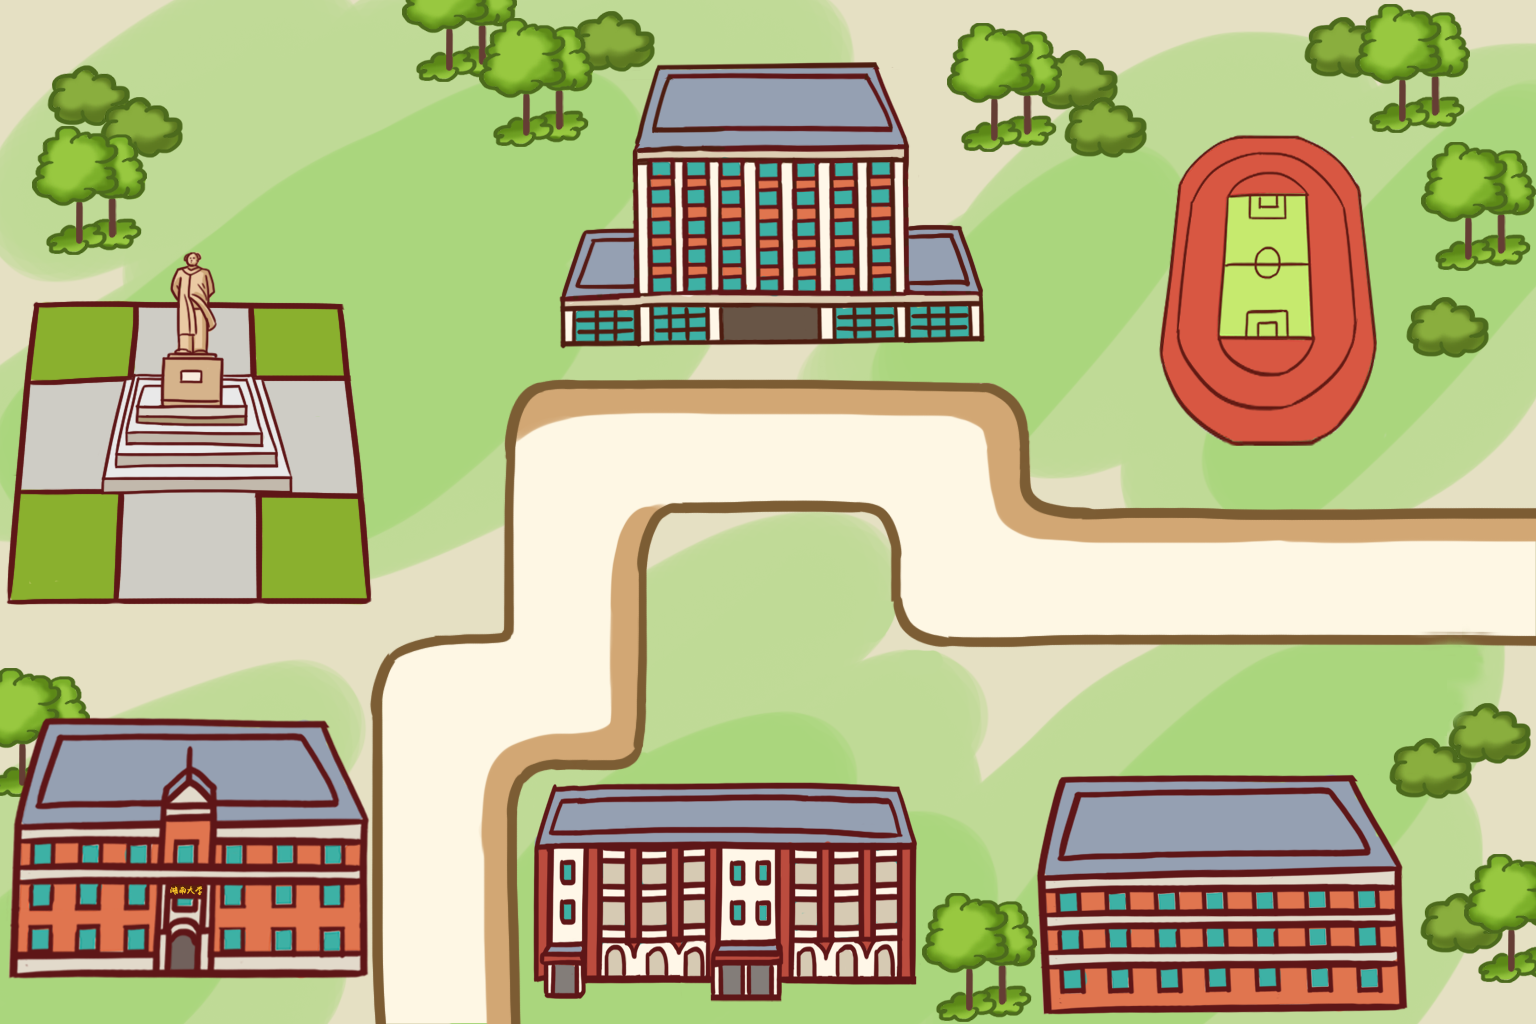

Tiled map render using the project's own tile images. Description and the map definition, with tile-layer contents summarised, below:
An orthogonal 12x8 tile map with 128x128 px tiles, 1 tile layer (layer) and 7 objects (p1, p2, p3, p4, p5, ...).

<map version="1.0" orientation="orthogonal" renderorder="right-down" width="12" height="8" tilewidth="128" tileheight="128">
 <tileset firstgid="1" name="map1" tilewidth="128" tileheight="128">
  <image source="map1.png" width="1536" height="1024" />
  <tile id="2">
   <properties>
    <property name="canTouch" value="1" />
   </properties>
  </tile>
  <tile id="9">
   <properties>
    <property name="canTouch" value="1" />
   </properties>
  </tile>
  <tile id="14">
   <properties>
    <property name="canTouch" value="1" />
   </properties>
  </tile>
  <tile id="15">
   <properties>
    <property name="canTouch" value="1" />
   </properties>
  </tile>
  <tile id="27">
   <properties>
    <property name="canTouch" value="1" />
   </properties>
  </tile>
  <tile id="32">
   <properties>
    <property name="canTouch" value="1" />
   </properties>
  </tile>
  <tile id="39">
   <properties>
    <property name="canTouch" value="1" />
   </properties>
  </tile>
  <tile id="44">
   <properties>
    <property name="canTouch" value="1" />
   </properties>
  </tile>
  <tile id="47">
   <properties>
    <property name="canTouch" value="1" />
   </properties>
  </tile>
  <tile id="51">
   <properties>
    <property name="canTouch" value="1" />
   </properties>
  </tile>
  <tile id="53">
   <properties>
    <property name="canTouch" value="1" />
   </properties>
  </tile>
  <tile id="54">
   <properties>
    <property name="canTouch" value="1" />
   </properties>
  </tile>
  <tile id="65">
   <properties>
    <property name="canTouch" value="1" />
   </properties>
  </tile>
  <tile id="66">
   <properties>
    <property name="canTouch" value="1" />
   </properties>
  </tile>
  <tile id="67">
   <properties>
    <property name="canTouch" value="1" />
   </properties>
  </tile>
  <tile id="68">
   <properties>
    <property name="canTouch" value="1" />
   </properties>
  </tile>
  <tile id="69">
   <properties>
    <property name="canTouch" value="1" />
   </properties>
  </tile>
  <tile id="70">
   <properties>
    <property name="canTouch" value="1" />
   </properties>
  </tile>
 </tileset>
 <layer name="layer" width="12" height="8">
  <data>[96 cells, 96 non-empty, 96 distinct tile ids]</data>
 </layer>
 <objectgroup name="path">
  <object name="p1" x="440" y="970" />
  <object name="p2" x="440" y="702" />
  <object name="p3" x="574" y="692" />
  <object name="p4" x="572" y="452" />
  <object name="p5" x="952" y="456" />
  <object name="p6" x="956" y="582" />
  <object name="p7" x="1500" y="575.758" />
 </objectgroup>
</map>
